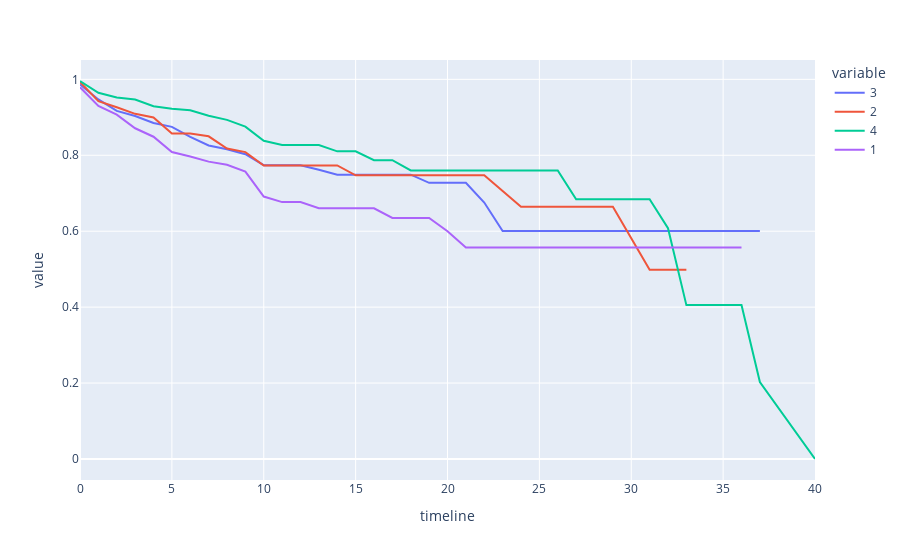

This figure's notebook cell:
### Markdown cell above
## 6. Let's find out how job satisfaction affects retention rates. Generate and plot survival curves for each level of job satisfaction by number of years at the company.

### Code cell
jobsatisfaction_years_attrition = survival(data, 'JobSatisfaction', 'YearsAtCompany', 'Attrition')
jobsatisfaction_years_attrition.plot()

### Figure 1 — Plotly figure (JSON) as saved in the notebook; plotly's stock layout.template omitted (floating-point values rounded to 4 significant figures)
{"data": [{"hovertemplate": "variable=3<br>timeline=%{x}<br>value=%{y}<extra></extra>", "legendgroup": "3", "line": {"color": "#636efa", "dash": "solid"}, "marker": {"symbol": "circle"}, "mode": "lines", "name": "3", "orientation": "v", "showlegend": true, "type": "scatter", "x": [0, 1, 2, 3, 4, 5, 6, 7, 8, 9, 10, 11, 12, 13, 14, 15, 16, 17, 18, 19, 20, 21, 22, 23, 24, 25, 26, 27, 29, 30, 31, 32, 33, 34, 36, 37, 40], "xaxis": "x", "y": [0.9864, 0.9471, 0.917, 0.9033, 0.8849, 0.8748, 0.8487, 0.8259, 0.8157, 0.8028, 0.7739, 0.7739, 0.7739, 0.7618, 0.7489, 0.7489, 0.7489, 0.7489, 0.7489, 0.7275, 0.7275, 0.7275, 0.6755, 0.6005, 0.6005, 0.6005, 0.6005, 0.6005, 0.6005, 0.6005, 0.6005, 0.6005, 0.6005, 0.6005, 0.6005, 0.6005, null], "yaxis": "y"}, {"hovertemplate": "variable=2<br>timeline=%{x}<br>value=%{y}<extra></extra>", "legendgroup": "2", "line": {"color": "#EF553B", "dash": "solid"}, "marker": {"symbol": "circle"}, "mode": "lines", "name": "2", "orientation": "v", "showlegend": true, "type": "scatter", "x": [0, 1, 2, 3, 4, 5, 6, 7, 8, 9, 10, 11, 12, 13, 14, 15, 16, 17, 18, 19, 20, 21, 22, 23, 24, 25, 26, 27, 29, 30, 31, 32, 33, 34, 36, 37, 40], "xaxis": "x", "y": [0.9929, 0.9423, 0.9263, 0.9091, 0.8996, 0.8573, 0.8573, 0.85, 0.8179, 0.8083, 0.7731, 0.7731, 0.7731, 0.7731, 0.7731, 0.7474, 0.7474, 0.7474, 0.7474, 0.7474, 0.7474, 0.7474, 0.7474, 0.7059, 0.6643, 0.6643, 0.6643, 0.6643, 0.6643, 0.5813, 0.4983, 0.4983, 0.4983, null, null, null, null], "yaxis": "y"}, {"hovertemplate": "variable=4<br>timeline=%{x}<br>value=%{y}<extra></extra>", "legendgroup": "4", "line": {"color": "#00cc96", "dash": "solid"}, "marker": {"symbol": "circle"}, "mode": "lines", "name": "4", "orientation": "v", "showlegend": true, "type": "scatter", "x": [0, 1, 2, 3, 4, 5, 6, 7, 8, 9, 10, 11, 12, 13, 14, 15, 16, 17, 18, 19, 20, 21, 22, 23, 24, 25, 26, 27, 29, 30, 31, 32, 33, 34, 36, 37, 40], "xaxis": "x", "y": [0.9956, 0.9645, 0.9523, 0.9469, 0.929, 0.9226, 0.9185, 0.9043, 0.8933, 0.8754, 0.838, 0.8268, 0.8268, 0.8268, 0.8103, 0.8103, 0.7872, 0.7872, 0.76, 0.76, 0.76, 0.76, 0.76, 0.76, 0.76, 0.76, 0.76, 0.684, 0.684, 0.684, 0.684, 0.608, 0.4053, 0.4053, 0.4053, 0.2027, 0], "yaxis": "y"}, {"hovertemplate": "variable=1<br>timeline=%{x}<br>value=%{y}<extra></extra>", "legendgroup": "1", "line": {"color": "#ab63fa", "dash": "solid"}, "marker": {"symbol": "circle"}, "mode": "lines", "name": "1", "orientation": "v", "showlegend": true, "type": "scatter", "x": [0, 1, 2, 3, 4, 5, 6, 7, 8, 9, 10, 11, 12, 13, 14, 15, 16, 17, 18, 19, 20, 21, 22, 23, 24, 25, 26, 27, 29, 30, 31, 32, 33, 34, 36, 37, 40], "xaxis": "x", "y": [0.9792, 0.9297, 0.9071, 0.8711, 0.8489, 0.8087, 0.7965, 0.7833, 0.7752, 0.7572, 0.6913, 0.6766, 0.6766, 0.6605, 0.6605, 0.6605, 0.6605, 0.6351, 0.6351, 0.6351, 0.5998, 0.557, 0.557, 0.557, 0.557, 0.557, 0.557, 0.557, 0.557, 0.557, 0.557, 0.557, 0.557, 0.557, 0.557, null, null], "yaxis": "y"}], "layout": {"legend": {"title": {"text": "variable"}, "tracegroupgap": 0}, "margin": {"t": 60}, "xaxis": {"anchor": "y", "domain": [0, 1], "title": {"text": "timeline"}}, "yaxis": {"anchor": "x", "domain": [0, 1], "title": {"text": "value"}}}}
